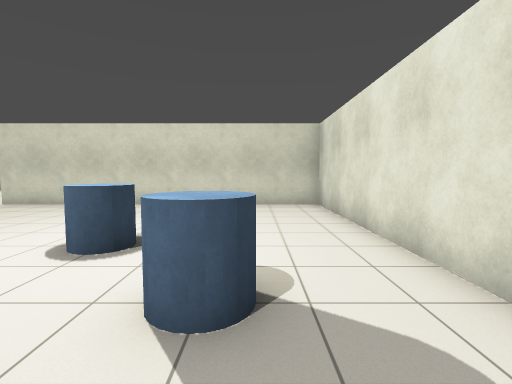
View 1 (above)

22 first-person views from a walk through a Gazebo world. The camera is 1.2 m above the floor, tilts 4° down and sees 85° across. The floor is counted in squares, 1 m on a side. Each view is taken from the middle of a square. On the plan, view 1 faces up. The plan holds only what a view shows up to about 12 squares ahead; the rest is blank. The robots in the file are not drawn.

View 2
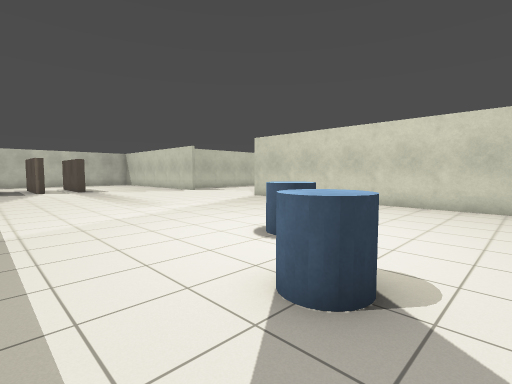

View 3
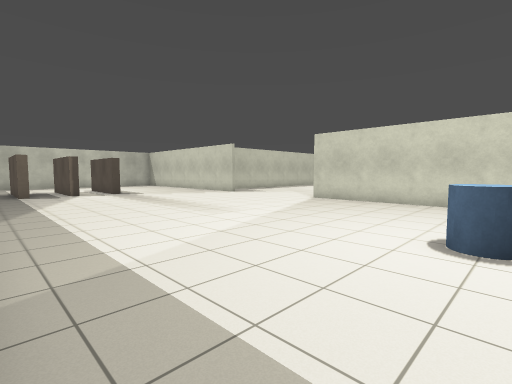

View 4
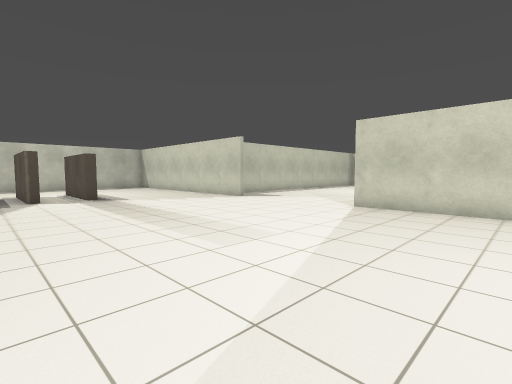

View 5
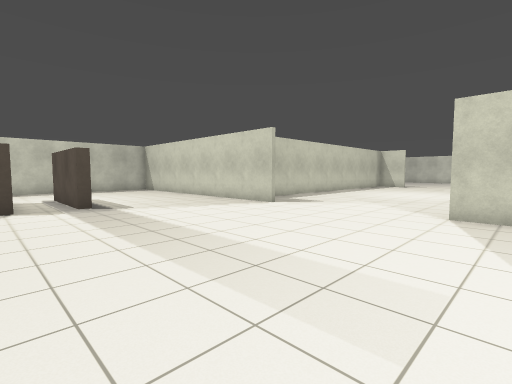

View 6
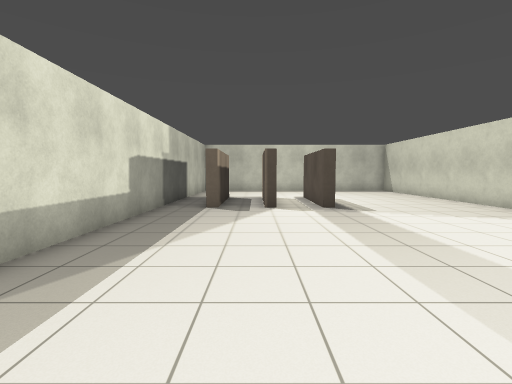

View 7
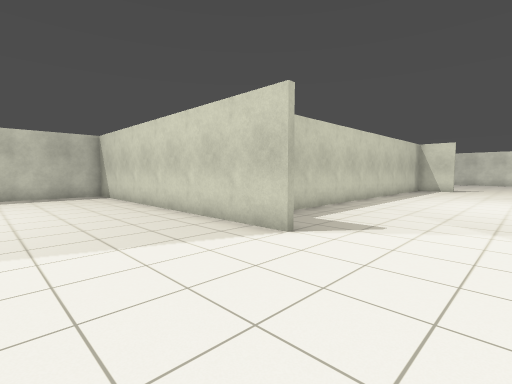

View 8
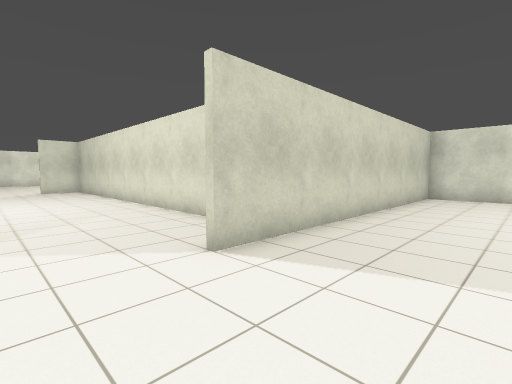

View 9
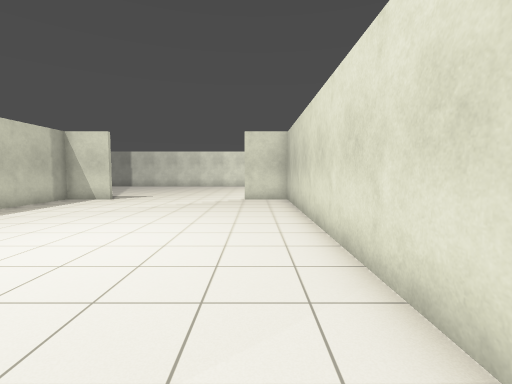

View 10
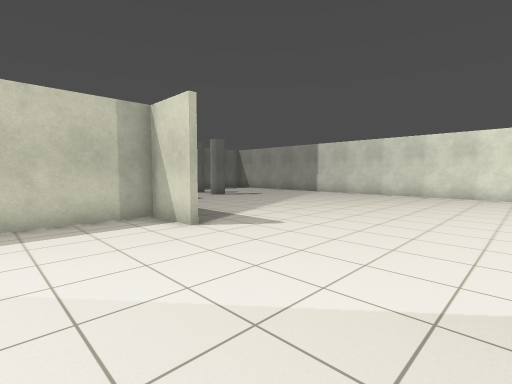

View 11
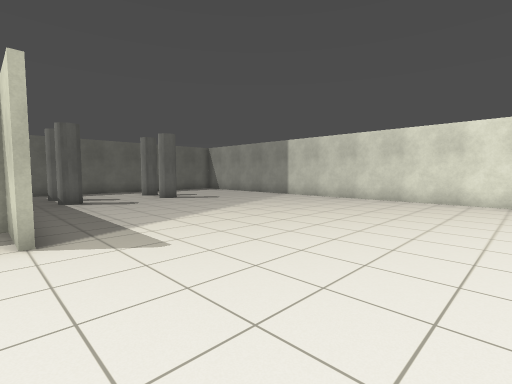

View 12
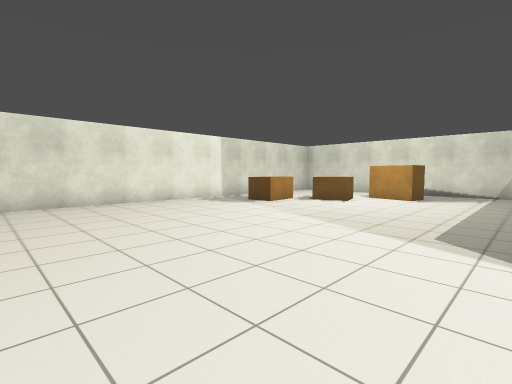

View 13
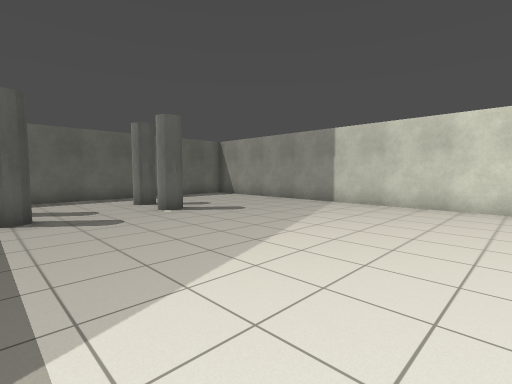

View 14
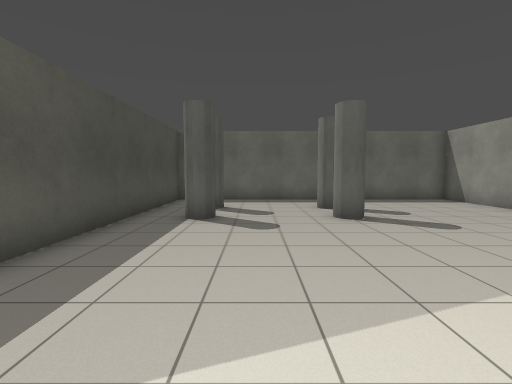

View 15
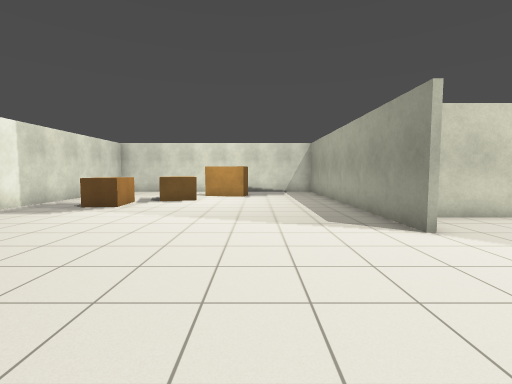

View 16
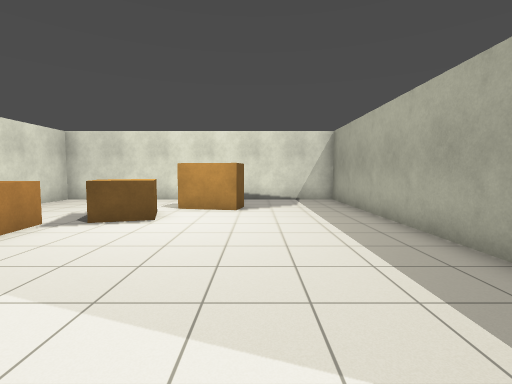

View 17
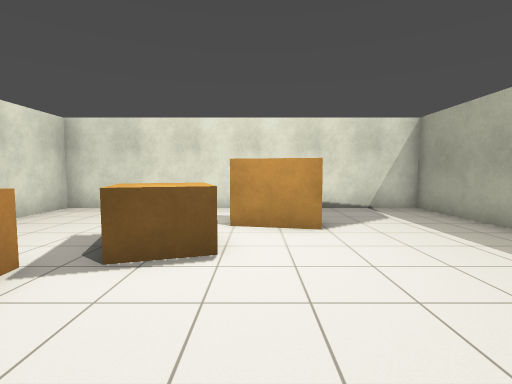

View 18
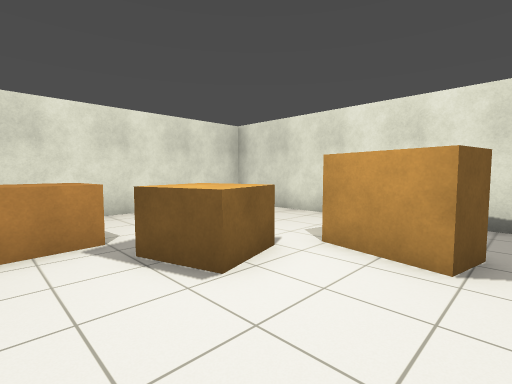

View 19
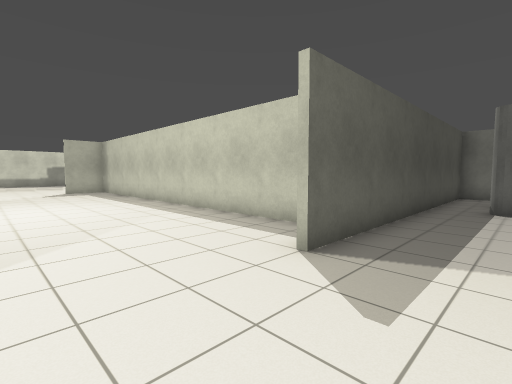

View 20
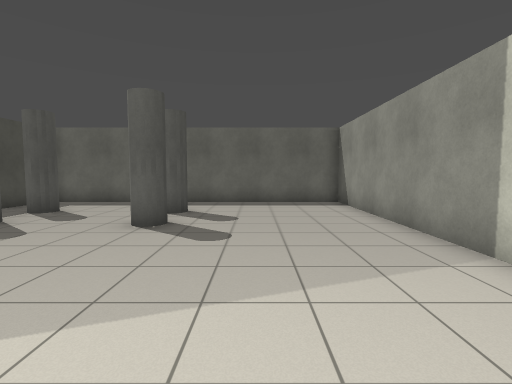

View 21
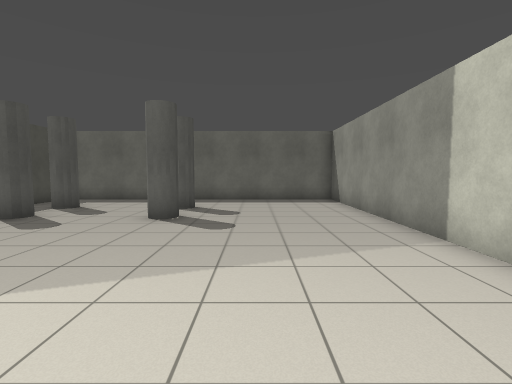

View 22
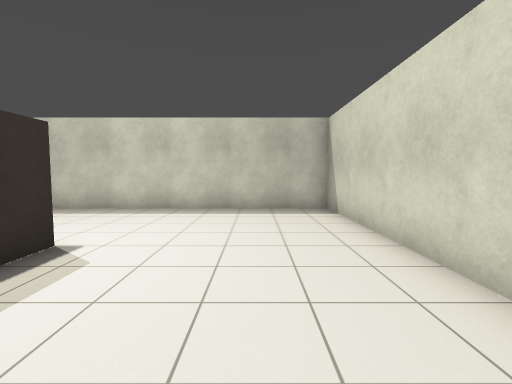

### Floor plan
Points are (right, up) in squares from view 1. A wall is a line through its corners. A room is listed if a view was taken in it or the views show most of it. See-through windows are left out.
Room 1 (views 1, 2, 3, 4, 5, 6, 7, 8, 9, 10, 11, 12, 13, 14, 15, 16, 17, 18, 19, 20, 21, 22)
walls: (-7.6, 13.2) (-7.6, 25.9); (-9.5, 26.6) (2.4, 26.6) (2.4, 38.4) (-6, 38.4); (-15.4, 26.4) (-17.4, 26.4) (-17.4, 13); (-15.5, 10.4) (-27.3, 10.4) (-27.3, 1.1); (-18.5, 4.8) (-18.5, 4.3) (-22.5, 4.3); (-27, 26.6) (-15.5, 26.6); (-18.5, 2.8) (-18.5, 2.3) (-20.8, 2.3); (-22.5, 4.7) (-21.5, 4.7); (-8.2, 38.4) (-27.3, 38.4) (-27.3, 26.9); (-20.9, 0.7) (-18.5, 0.7) (-18.5, 0.2); (2.4, 2.5) (2.4, 10.4) (-9.5, 10.4); (-21, -1.3) (-12.5, -1.3)
objects: pillar (-25, 28) to (-24, 29); pillar (-25, 32) to (-24, 33); pillar (-23, 28) to (-22, 29); pillar (-23, 32) to (-22, 33); crate (-5, 35) to (-4, 36); barrel (-3, 4) to (-2, 5); crate (-3, 33) to (-2, 34); barrel (-1, 2) to (0, 3); crate (-1, 31) to (0, 32)

Where each view was taken, in squares from view 1:
view 1: 0 up, 0 right, facing up
view 2: 0 up, 1 right, facing up-left
view 3: 1 down, 2 left, facing up-left
view 4: 1 up, 5 left, facing up-left
view 5: 2 up, 8 left, facing up-left
view 6: 2 up, 9 left, facing left
view 7: 6 up, 12 left, facing up-left
view 8: 7 up, 12 left, facing up-right
view 9: 14 up, 9 left, facing up
view 10: 23 up, 10 left, facing up-left
view 11: 26 up, 10 left, facing up-left
view 12: 27 up, 14 left, facing up-right
view 13: 28 up, 14 left, facing up-left
view 14: 30 up, 15 left, facing left
view 15: 30 up, 15 left, facing right
view 16: 30 up, 10 left, facing right
view 17: 32 up, 7 left, facing right
view 18: 30 up, 5 left, facing up-right
view 19: 29 up, 12 left, facing down-left
view 20: 35 up, 16 left, facing left
view 21: 35 up, 15 left, facing left
view 22: 8 up, 18 left, facing left
